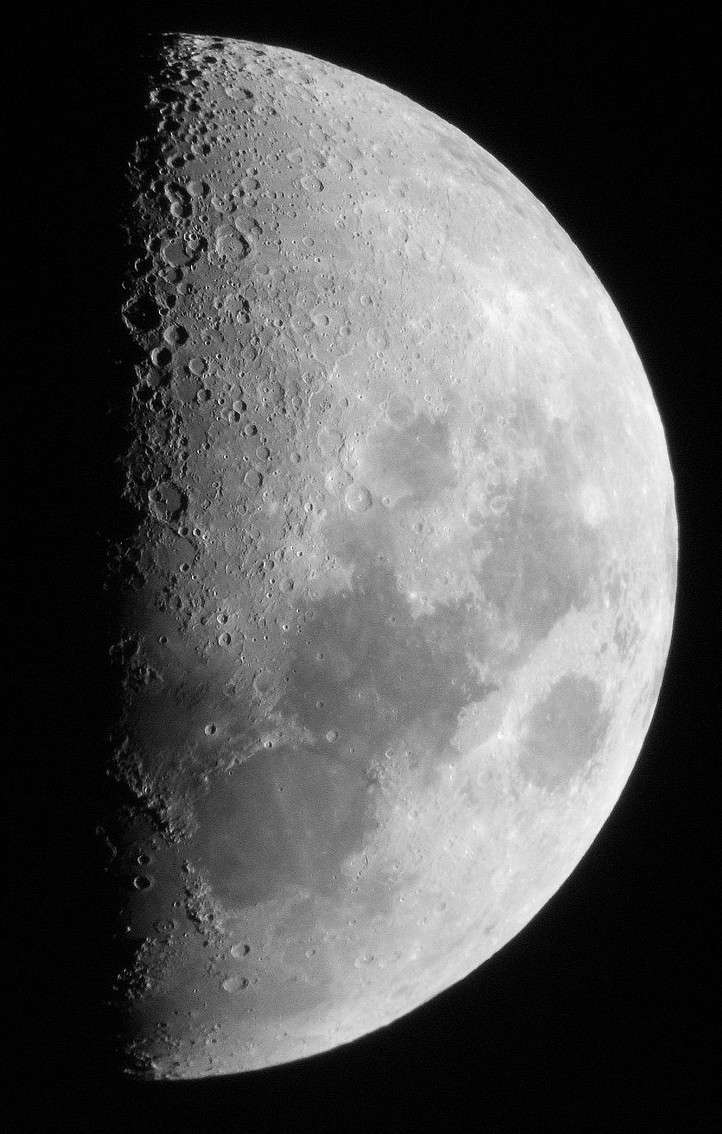
#> input picture data/c785911d64_50034415_lune-05.jpg, 722 x 1134 px
$ python -i filtre.py   (imports and definitions only)
#> lines starting #> are read from the running program, lines starting #| are printed output that depends on the picture
import numpy as np
from scipy.signal import convolve2d
from utils import apply_img, normalize
from model.masque import H_filtre_laplacien, H_passe_bas_butterworth, H_passe_bas_gaussien, H_passe_bas_ideal
from model.masque import M_SOBEL_1, M_SOBEL_2, M_LAPLACIEN, M_masque_moyenneur

def _idt(x):
    return x

# [14 lines left out: functions _to_freq, _to_time, _N8, not called in this run]

def _N4(l, c, img):
    return [img[l-1,c], img[l+1,c], img[l,c], img[l,c-1], img[l,c+1]]

# [7 lines left out: function _median, not called in this run]

def norm_fft(image):
    return normalize(abs(image), M=255, dtype=np.uint8)

def filtre_conv(image, M, pretrai = _idt, postrai = _idt):
    img = pretrai(np.array(image, dtype=np.uint8))
    norm = np.sum(np.sum(M))
    if norm == 0:
        norm = 1
    if img.ndim == 3:
        r = convolve2d(img[:,:,0], M, boundary='symm', mode='same')//norm
        g = convolve2d(img[:,:,1], M, boundary='symm', mode='same')//norm
        b = convolve2d(img[:,:,2], M, boundary='symm', mode='same')//norm
        res = np.stack([r,g,b], axis=2).astype(int)
    else :
        res = convolve2d(image, M, boundary='symm', mode='same')//norm

    return postrai(res)

def appliquer_op_sobel(image, a = 1):
    img = np.array(image, dtype=np.uint8)
    r1 = filtre_conv(img, M_SOBEL_1)
    r2 = filtre_conv(img, M_SOBEL_2)
    return a*img + (r2 + r1)

def appliquer_filtre_moyenneur(image, n=3, pretrai=_idt, postrai=_idt):
    return filtre_conv(image, M_masque_moyenneur(n), pretrai=pretrai, postrai=postrai)

# [63 lines left out: functions appliquer_laplacien, appliquer_filtre_median, filtre_fft, appliquer_PB_ideal, appliquer_PB_butterworth, appliquer_PB_gaussien and 4 more, not called in this run]

>>> import cv2
>>> picture = cv2.imread('../data/c785911d64_50034415_lune-05.jpg', cv2.IMREAD_GRAYSCALE)
#> picture is the input picture: shape (1134, 722); min 0, max 255, mean 85
>>> result = appliquer_op_sobel(picture)
#> in filtre_conv, `res = convolve2d(image, M, boundary='symm', mode='same')//norm`:
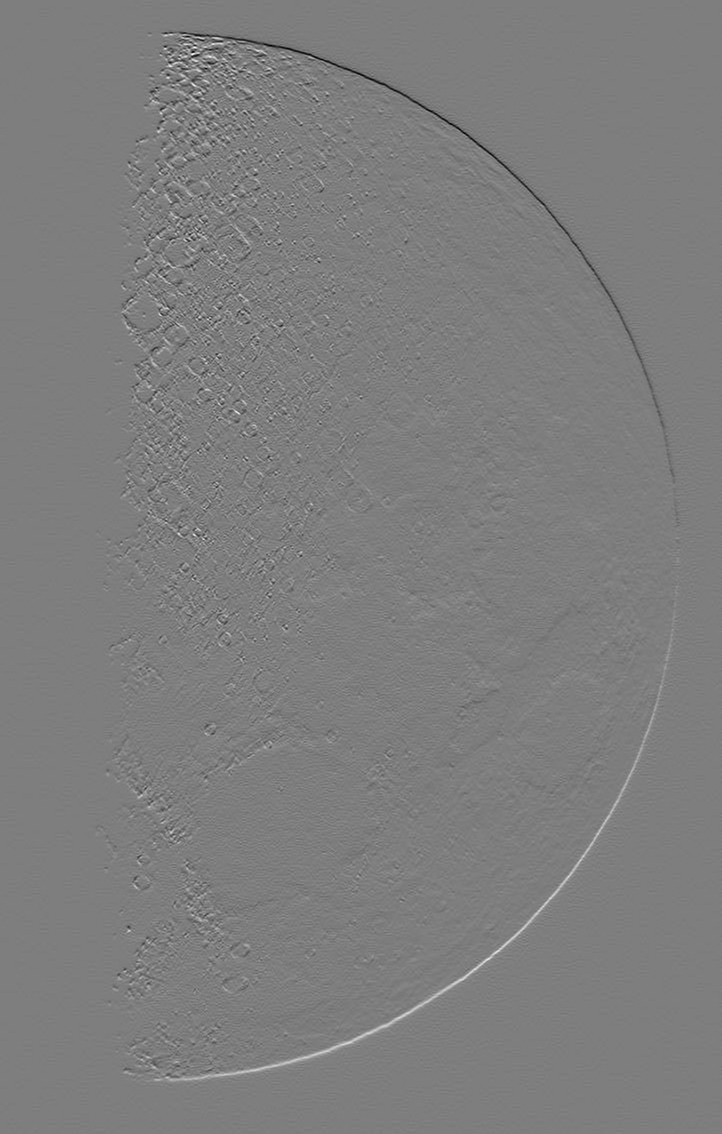
#> res: shape (1134, 722) int64; min -675, max 690, mean 0; drawn with min black and max white
#> in appliquer_op_sobel, `return a*img + (r2 + r1)`:
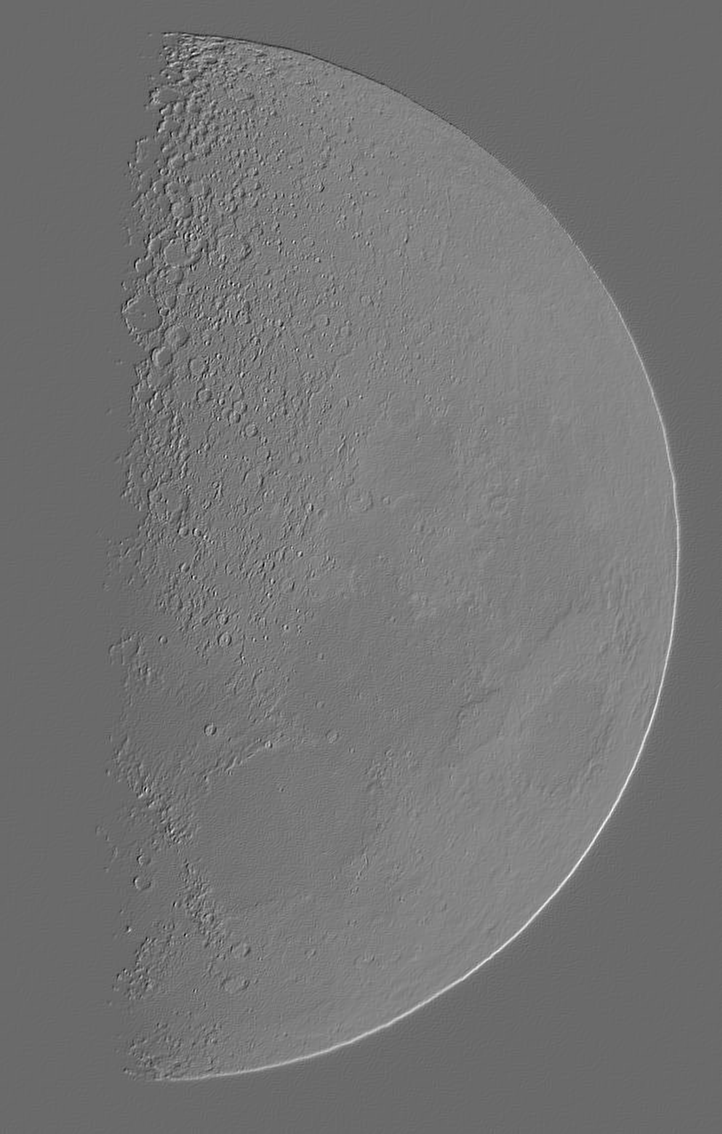
#> returned value: shape (1134, 722) int64; min -841, max 1180, mean 85; drawn with min black and max white
